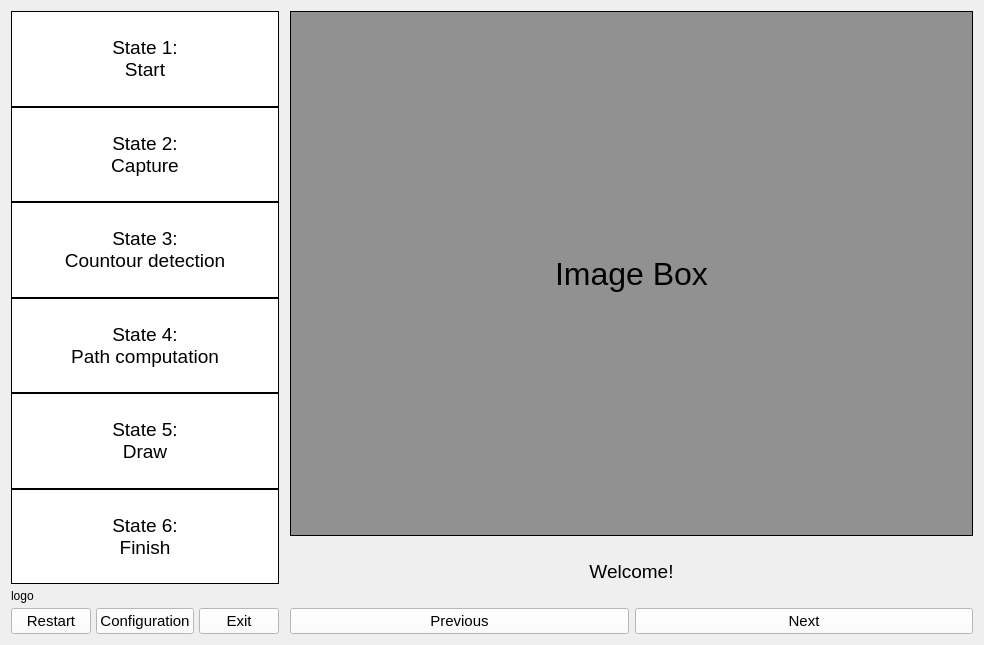
<?xml version="1.0" encoding="UTF-8"?>
<ui version="4.0">
 <class>MainWindow</class>
 <widget class="QWidget" name="MainWindow">
  <property name="geometry">
   <rect>
    <x>0</x>
    <y>0</y>
    <width>984</width>
    <height>645</height>
   </rect>
  </property>
  <property name="windowTitle">
   <string notr="true">PantoDraw</string>
  </property>
  <layout class="QHBoxLayout" name="horizontalLayout">
   <item>
    <layout class="QVBoxLayout" name="StatesOverview" stretch="1,0,0,0,0">
     <property name="spacing">
      <number>0</number>
     </property>
     <property name="sizeConstraint">
      <enum>QLayout::SetDefaultConstraint</enum>
     </property>
     <property name="leftMargin">
      <number>0</number>
     </property>
     <item>
      <layout class="QVBoxLayout" name="StatesDisplay">
       <item>
        <widget class="QLabel" name="list_state1_label">
         <property name="font">
          <font>
           <pointsize>14</pointsize>
          </font>
         </property>
         <property name="styleSheet">
          <string notr="true">background-color: rgb(255, 255, 255);</string>
         </property>
         <property name="frameShape">
          <enum>QFrame::Panel</enum>
         </property>
         <property name="frameShadow">
          <enum>QFrame::Plain</enum>
         </property>
         <property name="text">
          <string>&lt;html&gt;&lt;head/&gt;&lt;body&gt;&lt;p&gt;State 1: &lt;br/&gt;Start&lt;/p&gt;&lt;/body&gt;&lt;/html&gt;</string>
         </property>
         <property name="textFormat">
          <enum>Qt::AutoText</enum>
         </property>
         <property name="alignment">
          <set>Qt::AlignCenter</set>
         </property>
         <property name="margin">
          <number>8</number>
         </property>
        </widget>
       </item>
       <item>
        <widget class="QLabel" name="list_state2_label">
         <property name="font">
          <font>
           <pointsize>14</pointsize>
          </font>
         </property>
         <property name="styleSheet">
          <string notr="true">background-color: rgb(255, 255, 255);</string>
         </property>
         <property name="frameShape">
          <enum>QFrame::Panel</enum>
         </property>
         <property name="text">
          <string>&lt;html&gt;&lt;head/&gt;&lt;body&gt;&lt;p&gt;State 2: &lt;br/&gt;Capture&lt;/p&gt;&lt;/body&gt;&lt;/html&gt;</string>
         </property>
         <property name="textFormat">
          <enum>Qt::AutoText</enum>
         </property>
         <property name="alignment">
          <set>Qt::AlignCenter</set>
         </property>
         <property name="margin">
          <number>8</number>
         </property>
        </widget>
       </item>
       <item>
        <widget class="QLabel" name="list_state3_label">
         <property name="enabled">
          <bool>true</bool>
         </property>
         <property name="sizePolicy">
          <sizepolicy hsizetype="Preferred" vsizetype="Preferred">
           <horstretch>0</horstretch>
           <verstretch>0</verstretch>
          </sizepolicy>
         </property>
         <property name="font">
          <font>
           <pointsize>14</pointsize>
          </font>
         </property>
         <property name="styleSheet">
          <string notr="true">background-color: rgb(255, 255, 255);</string>
         </property>
         <property name="frameShape">
          <enum>QFrame::Panel</enum>
         </property>
         <property name="text">
          <string>&lt;html&gt;&lt;head/&gt;&lt;body&gt;&lt;p&gt;State 3: &lt;br/&gt;Countour detection&lt;/p&gt;&lt;/body&gt;&lt;/html&gt;</string>
         </property>
         <property name="textFormat">
          <enum>Qt::AutoText</enum>
         </property>
         <property name="scaledContents">
          <bool>false</bool>
         </property>
         <property name="alignment">
          <set>Qt::AlignCenter</set>
         </property>
         <property name="margin">
          <number>8</number>
         </property>
        </widget>
       </item>
       <item>
        <widget class="QLabel" name="list_state4_label">
         <property name="font">
          <font>
           <pointsize>14</pointsize>
          </font>
         </property>
         <property name="styleSheet">
          <string notr="true">background-color: rgb(255, 255, 255);</string>
         </property>
         <property name="frameShape">
          <enum>QFrame::Panel</enum>
         </property>
         <property name="text">
          <string>&lt;html&gt;&lt;head/&gt;&lt;body&gt;&lt;p&gt;State 4: &lt;br/&gt;Path computation&lt;/p&gt;&lt;/body&gt;&lt;/html&gt;</string>
         </property>
         <property name="textFormat">
          <enum>Qt::AutoText</enum>
         </property>
         <property name="alignment">
          <set>Qt::AlignCenter</set>
         </property>
         <property name="margin">
          <number>8</number>
         </property>
        </widget>
       </item>
       <item>
        <widget class="QLabel" name="list_state5_label">
         <property name="font">
          <font>
           <pointsize>14</pointsize>
          </font>
         </property>
         <property name="styleSheet">
          <string notr="true">background-color: rgb(255, 255, 255);</string>
         </property>
         <property name="frameShape">
          <enum>QFrame::Panel</enum>
         </property>
         <property name="text">
          <string>&lt;html&gt;&lt;head/&gt;&lt;body&gt;&lt;p&gt;State 5: &lt;br/&gt;Draw&lt;/p&gt;&lt;/body&gt;&lt;/html&gt;</string>
         </property>
         <property name="textFormat">
          <enum>Qt::AutoText</enum>
         </property>
         <property name="alignment">
          <set>Qt::AlignCenter</set>
         </property>
         <property name="margin">
          <number>8</number>
         </property>
        </widget>
       </item>
       <item>
        <widget class="QLabel" name="list_state6_label">
         <property name="font">
          <font>
           <pointsize>14</pointsize>
          </font>
         </property>
         <property name="styleSheet">
          <string notr="true">background-color: rgb(255, 255, 255);</string>
         </property>
         <property name="frameShape">
          <enum>QFrame::Panel</enum>
         </property>
         <property name="text">
          <string>&lt;html&gt;&lt;head/&gt;&lt;body&gt;&lt;p&gt;State 6: &lt;br/&gt;Finish&lt;/p&gt;&lt;/body&gt;&lt;/html&gt;</string>
         </property>
         <property name="textFormat">
          <enum>Qt::AutoText</enum>
         </property>
         <property name="alignment">
          <set>Qt::AlignCenter</set>
         </property>
         <property name="margin">
          <number>8</number>
         </property>
        </widget>
       </item>
      </layout>
     </item>
     <item>
      <spacer name="verticalSpacer">
       <property name="orientation">
        <enum>Qt::Vertical</enum>
       </property>
       <property name="sizeType">
        <enum>QSizePolicy::Fixed</enum>
       </property>
       <property name="sizeHint" stdset="0">
        <size>
         <width>20</width>
         <height>5</height>
        </size>
       </property>
      </spacer>
     </item>
     <item>
      <widget class="QLabel" name="Robopoly_logo_label">
       <property name="sizePolicy">
        <sizepolicy hsizetype="Preferred" vsizetype="Preferred">
         <horstretch>0</horstretch>
         <verstretch>0</verstretch>
        </sizepolicy>
       </property>
       <property name="maximumSize">
        <size>
         <width>339</width>
         <height>96</height>
        </size>
       </property>
       <property name="text">
        <string>logo</string>
       </property>
       <property name="scaledContents">
        <bool>true</bool>
       </property>
      </widget>
     </item>
     <item>
      <spacer name="verticalSpacer_2">
       <property name="orientation">
        <enum>Qt::Vertical</enum>
       </property>
       <property name="sizeHint" stdset="0">
        <size>
         <width>20</width>
         <height>5</height>
        </size>
       </property>
      </spacer>
     </item>
     <item>
      <layout class="QHBoxLayout" name="ToolsPanel">
       <property name="sizeConstraint">
        <enum>QLayout::SetDefaultConstraint</enum>
       </property>
       <item>
        <widget class="QPushButton" name="side_push_restart">
         <property name="sizePolicy">
          <sizepolicy hsizetype="Minimum" vsizetype="Fixed">
           <horstretch>0</horstretch>
           <verstretch>0</verstretch>
          </sizepolicy>
         </property>
         <property name="font">
          <font>
           <pointsize>11</pointsize>
          </font>
         </property>
         <property name="styleSheet">
          <string notr="true">background-color: rgb(255, 255, 255);</string>
         </property>
         <property name="text">
          <string>Restart</string>
         </property>
        </widget>
       </item>
       <item>
        <spacer name="horizontalSpacer_3">
         <property name="orientation">
          <enum>Qt::Horizontal</enum>
         </property>
         <property name="sizeType">
          <enum>QSizePolicy::Fixed</enum>
         </property>
         <property name="sizeHint" stdset="0">
          <size>
           <width>5</width>
           <height>20</height>
          </size>
         </property>
        </spacer>
       </item>
       <item>
        <widget class="QPushButton" name="side_push_config">
         <property name="font">
          <font>
           <pointsize>11</pointsize>
          </font>
         </property>
         <property name="styleSheet">
          <string notr="true">background-color: rgb(255, 255, 255);</string>
         </property>
         <property name="text">
          <string>Configuration</string>
         </property>
        </widget>
       </item>
       <item>
        <spacer name="horizontalSpacer_2">
         <property name="orientation">
          <enum>Qt::Horizontal</enum>
         </property>
         <property name="sizeType">
          <enum>QSizePolicy::Fixed</enum>
         </property>
         <property name="sizeHint" stdset="0">
          <size>
           <width>5</width>
           <height>20</height>
          </size>
         </property>
        </spacer>
       </item>
       <item>
        <widget class="QPushButton" name="side_push_exit">
         <property name="font">
          <font>
           <pointsize>11</pointsize>
          </font>
         </property>
         <property name="styleSheet">
          <string notr="true">background-color: rgb(255, 255, 255);</string>
         </property>
         <property name="text">
          <string>Exit</string>
         </property>
        </widget>
       </item>
      </layout>
     </item>
    </layout>
   </item>
   <item>
    <spacer name="horizontalSpacer">
     <property name="orientation">
      <enum>Qt::Horizontal</enum>
     </property>
     <property name="sizeType">
      <enum>QSizePolicy::Fixed</enum>
     </property>
     <property name="sizeHint" stdset="0">
      <size>
       <width>5</width>
       <height>20</height>
      </size>
     </property>
    </spacer>
   </item>
   <item>
    <layout class="QVBoxLayout" name="StatesControl" stretch="1,0,0">
     <item>
      <widget class="QLabel" name="image_box">
       <property name="font">
        <font>
         <pointsize>24</pointsize>
        </font>
       </property>
       <property name="styleSheet">
        <string notr="true">background-color: rgba(0, 0, 0, 100);</string>
       </property>
       <property name="frameShape">
        <enum>QFrame::Box</enum>
       </property>
       <property name="text">
        <string>Image Box</string>
       </property>
       <property name="alignment">
        <set>Qt::AlignCenter</set>
       </property>
      </widget>
     </item>
     <item>
      <widget class="QStackedWidget" name="stackedWidget">
       <property name="sizePolicy">
        <sizepolicy hsizetype="Preferred" vsizetype="Fixed">
         <horstretch>0</horstretch>
         <verstretch>0</verstretch>
        </sizepolicy>
       </property>
       <property name="minimumSize">
        <size>
         <width>0</width>
         <height>60</height>
        </size>
       </property>
       <property name="maximumSize">
        <size>
         <width>16777215</width>
         <height>60</height>
        </size>
       </property>
       <property name="currentIndex">
        <number>0</number>
       </property>
       <widget class="QWidget" name="page_state1">
        <layout class="QVBoxLayout" name="verticalLayout_3">
         <item>
          <widget class="QLabel" name="state1_label">
           <property name="text">
            <string>&lt;html&gt;&lt;head/&gt;&lt;body&gt;&lt;p&gt;&lt;span style=&quot; font-size:14pt;&quot;&gt;Welcome!&lt;/span&gt;&lt;/p&gt;&lt;/body&gt;&lt;/html&gt;</string>
           </property>
           <property name="alignment">
            <set>Qt::AlignCenter</set>
           </property>
          </widget>
         </item>
        </layout>
       </widget>
       <widget class="QWidget" name="page_state2">
        <layout class="QHBoxLayout" name="horizontalLayout_2">
         <item>
          <widget class="QPushButton" name="capture_but">
           <property name="sizePolicy">
            <sizepolicy hsizetype="Expanding" vsizetype="Expanding">
             <horstretch>0</horstretch>
             <verstretch>0</verstretch>
            </sizepolicy>
           </property>
           <property name="minimumSize">
            <size>
             <width>0</width>
             <height>0</height>
            </size>
           </property>
           <property name="font">
            <font>
             <pointsize>11</pointsize>
            </font>
           </property>
           <property name="styleSheet">
            <string notr="true">background-color: rgb(255, 255, 255);</string>
           </property>
           <property name="inputMethodHints">
            <set>Qt::ImhNone</set>
           </property>
           <property name="text">
            <string>Capture</string>
           </property>
          </widget>
         </item>
         <item>
          <widget class="QPushButton" name="import_but">
           <property name="sizePolicy">
            <sizepolicy hsizetype="Expanding" vsizetype="Expanding">
             <horstretch>0</horstretch>
             <verstretch>0</verstretch>
            </sizepolicy>
           </property>
           <property name="font">
            <font>
             <pointsize>11</pointsize>
            </font>
           </property>
           <property name="styleSheet">
            <string notr="true">background-color: rgb(255, 255, 255);</string>
           </property>
           <property name="text">
            <string>Import</string>
           </property>
          </widget>
         </item>
        </layout>
       </widget>
       <widget class="QWidget" name="page_state3">
        <layout class="QVBoxLayout" name="verticalLayout_2">
         <item>
          <widget class="QSlider" name="canny_thresh1">
           <property name="sizePolicy">
            <sizepolicy hsizetype="Expanding" vsizetype="Expanding">
             <horstretch>0</horstretch>
             <verstretch>0</verstretch>
            </sizepolicy>
           </property>
           <property name="styleSheet">
            <string notr="true">color: rgb(255, 255, 255);</string>
           </property>
           <property name="minimum">
            <number>0</number>
           </property>
           <property name="maximum">
            <number>5000</number>
           </property>
           <property name="orientation">
            <enum>Qt::Horizontal</enum>
           </property>
          </widget>
         </item>
         <item>
          <widget class="QSlider" name="canny_thresh2">
           <property name="sizePolicy">
            <sizepolicy hsizetype="Expanding" vsizetype="Expanding">
             <horstretch>0</horstretch>
             <verstretch>0</verstretch>
            </sizepolicy>
           </property>
           <property name="styleSheet">
            <string notr="true">color: rgb(255, 255, 255);</string>
           </property>
           <property name="minimum">
            <number>0</number>
           </property>
           <property name="maximum">
            <number>5000</number>
           </property>
           <property name="value">
            <number>4000</number>
           </property>
           <property name="orientation">
            <enum>Qt::Horizontal</enum>
           </property>
          </widget>
         </item>
        </layout>
       </widget>
       <widget class="QWidget" name="page_state4">
        <layout class="QHBoxLayout" name="horizontalLayout_3" stretch="1,1">
         <item>
          <widget class="QLabel" name="state4_label">
           <property name="text">
            <string>&lt;html&gt;&lt;head/&gt;&lt;body&gt;&lt;p&gt;&lt;span style=&quot; font-size:14pt;&quot;&gt;X contours found&lt;/span&gt;&lt;/p&gt;&lt;/body&gt;&lt;/html&gt;</string>
           </property>
           <property name="alignment">
            <set>Qt::AlignCenter</set>
           </property>
          </widget>
         </item>
         <item>
          <widget class="QProgressBar" name="state4_progress">
           <property name="enabled">
            <bool>true</bool>
           </property>
           <property name="value">
            <number>0</number>
           </property>
           <property name="textVisible">
            <bool>false</bool>
           </property>
          </widget>
         </item>
        </layout>
       </widget>
       <widget class="QWidget" name="page_state5">
        <layout class="QVBoxLayout" name="verticalLayout_5">
         <item>
          <widget class="QPushButton" name="state5_pause_but">
           <property name="sizePolicy">
            <sizepolicy hsizetype="Expanding" vsizetype="Expanding">
             <horstretch>0</horstretch>
             <verstretch>0</verstretch>
            </sizepolicy>
           </property>
           <property name="font">
            <font>
             <pointsize>11</pointsize>
            </font>
           </property>
           <property name="styleSheet">
            <string notr="true">background-color: rgb(255, 255, 255);</string>
           </property>
           <property name="text">
            <string>Pause drawing</string>
           </property>
          </widget>
         </item>
        </layout>
       </widget>
       <widget class="QWidget" name="page_state6">
        <layout class="QVBoxLayout" name="verticalLayout_6">
         <item>
          <widget class="QLabel" name="state6_label">
           <property name="text">
            <string>&lt;html&gt;&lt;head/&gt;&lt;body&gt;&lt;p&gt;&lt;span style=&quot; font-size:14pt;&quot;&gt;Finished!&lt;/span&gt;&lt;/p&gt;&lt;/body&gt;&lt;/html&gt;</string>
           </property>
           <property name="alignment">
            <set>Qt::AlignCenter</set>
           </property>
          </widget>
         </item>
        </layout>
       </widget>
      </widget>
     </item>
     <item>
      <layout class="QHBoxLayout" name="StateChange">
       <item>
        <widget class="QPushButton" name="prev_but">
         <property name="sizePolicy">
          <sizepolicy hsizetype="Minimum" vsizetype="Fixed">
           <horstretch>0</horstretch>
           <verstretch>0</verstretch>
          </sizepolicy>
         </property>
         <property name="font">
          <font>
           <pointsize>11</pointsize>
          </font>
         </property>
         <property name="styleSheet">
          <string notr="true">background-color: rgb(255, 255, 255);</string>
         </property>
         <property name="text">
          <string>Previous</string>
         </property>
        </widget>
       </item>
       <item>
        <widget class="QPushButton" name="next_but">
         <property name="font">
          <font>
           <pointsize>11</pointsize>
          </font>
         </property>
         <property name="styleSheet">
          <string notr="true">background-color: rgb(255, 255, 255);</string>
         </property>
         <property name="text">
          <string>Next</string>
         </property>
        </widget>
       </item>
      </layout>
     </item>
    </layout>
   </item>
  </layout>
 </widget>
 <resources/>
 <connections/>
</ui>
